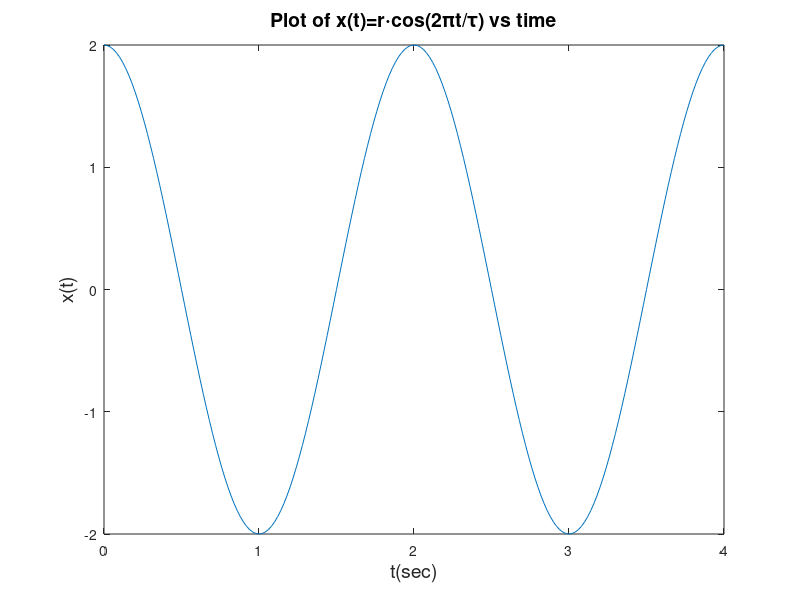

The MATLAB script that drew this image:
%xoft.m
% plots x=r*cos(2pi*t/tau)
clear;
tau=2;               %period
NPTS=100;            %number of points
t=[0:2/NPTS:2*tau];  %time array
r=2.0;               %amplitude
x=r*cos(2*pi*t/tau); %position array
plot(t,x);
title('Plot of x(t)=r\cdotcos(2\pit/\tau) vs time','FontSize',14)
ylabel('x(t)','FontSize',14);
xlabel('t(sec)','FontSize',14);
